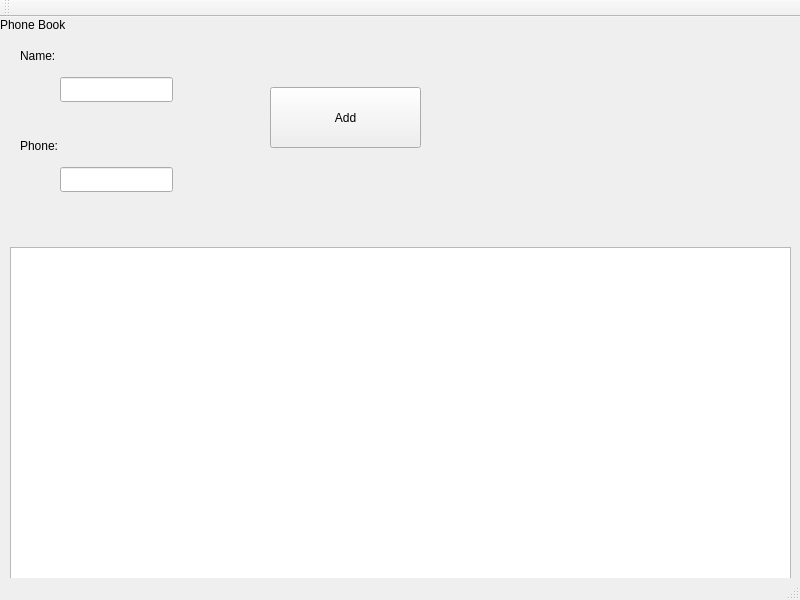
<?xml version="1.0" encoding="UTF-8"?>
<ui version="4.0">
 <class>MainWindow</class>
 <widget class="QMainWindow" name="MainWindow">
  <property name="geometry">
   <rect>
    <x>0</x>
    <y>0</y>
    <width>800</width>
    <height>600</height>
   </rect>
  </property>
  <property name="windowTitle">
   <string>MainWindow</string>
  </property>
  <widget class="QWidget" name="centralwidget">
   <widget class="QLabel" name="label">
    <property name="geometry">
     <rect>
      <x>0</x>
      <y>0</y>
      <width>101</width>
      <height>16</height>
     </rect>
    </property>
    <property name="text">
     <string>Phone Book</string>
    </property>
   </widget>
   <widget class="QLineEdit" name="name">
    <property name="geometry">
     <rect>
      <x>60</x>
      <y>60</y>
      <width>113</width>
      <height>25</height>
     </rect>
    </property>
   </widget>
   <widget class="QLineEdit" name="phone">
    <property name="geometry">
     <rect>
      <x>60</x>
      <y>150</y>
      <width>113</width>
      <height>25</height>
     </rect>
    </property>
   </widget>
   <widget class="QLabel" name="label_2">
    <property name="geometry">
     <rect>
      <x>20</x>
      <y>30</y>
      <width>67</width>
      <height>17</height>
     </rect>
    </property>
    <property name="text">
     <string>Name:</string>
    </property>
   </widget>
   <widget class="QLabel" name="label_3">
    <property name="geometry">
     <rect>
      <x>20</x>
      <y>120</y>
      <width>67</width>
      <height>17</height>
     </rect>
    </property>
    <property name="text">
     <string>Phone:</string>
    </property>
   </widget>
   <widget class="QListWidget" name="listWidget">
    <property name="geometry">
     <rect>
      <x>10</x>
      <y>230</y>
      <width>781</width>
      <height>341</height>
     </rect>
    </property>
   </widget>
   <widget class="QPushButton" name="pushButton">
    <property name="geometry">
     <rect>
      <x>270</x>
      <y>70</y>
      <width>151</width>
      <height>61</height>
     </rect>
    </property>
    <property name="text">
     <string>Add</string>
    </property>
   </widget>
  </widget>
  <widget class="QMenuBar" name="menubar">
   <property name="geometry">
    <rect>
     <x>0</x>
     <y>0</y>
     <width>800</width>
     <height>22</height>
    </rect>
   </property>
  </widget>
  <widget class="QStatusBar" name="statusbar"/>
  <widget class="QToolBar" name="toolBar">
   <property name="windowTitle">
    <string>toolBar</string>
   </property>
   <attribute name="toolBarArea">
    <enum>TopToolBarArea</enum>
   </attribute>
   <attribute name="toolBarBreak">
    <bool>false</bool>
   </attribute>
  </widget>
 </widget>
 <resources/>
 <connections/>
</ui>
